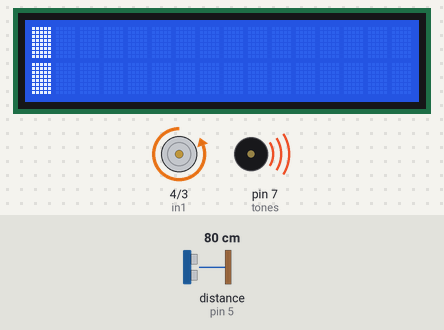
Simulated run of this sketch. Board: Arduino Uno, built with avr-gcc and run on an emulated ATmega328P. Shown: 16×2 character LCD, motor-driver pin pairs drawn as motors (green arrow = first pin HIGH = forward, orange = second pin HIGH = backward, longer = more drive, scaled by the enable pin), buzzer (waves = sounding). Wiring (inferred from the names in the program): ultrasonic range finder: trigger pin 6; echo pin 5. Inputs (shaded band) come from the test bench; at power-on: distance to the obstacle (sensor on pin 5) 80 cm. The echo pulse lasts 58.3 µs per cm; the modem accepts every AT command (registered, SIM ready, sends succeed) and sends nothing else; what the sketch prints to the serial monitor is not drawn.

Above: at 3.7 s.
3.8 s: distance to the obstacle (sensor on pin 5) set to 2 cm
At 5.1 s:
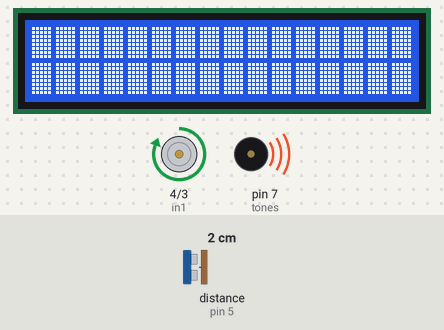
At 25.2 s:
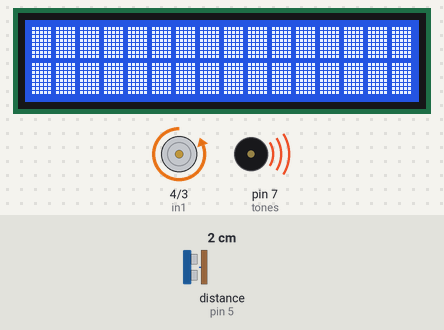
Timing chart, 0 to 25.9 s (numbered marks = the images above; inputs shaded):
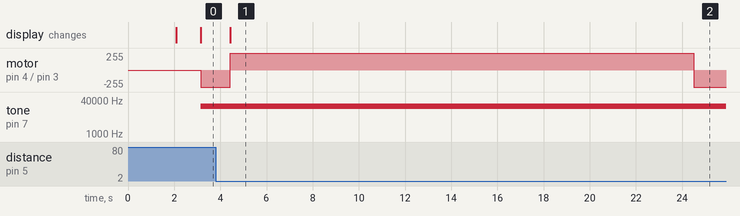

Measured:
- after the input at 3.8 s, motor on pin 4 (in1) / pin 3 (in2): backward 255/255 → forward 255/255 after 0.63 s, → backward 255/255 20.1 s later; the display: changes after 0.63 s (image 1)

The sketch:

finish.ino
```cpp
#include <LiquidCrystal_I2C.h>
#include <SoftwareSerial.h>

LiquidCrystal_I2C lcd(0x27, 16, 2);
SoftwareSerial esp(8, 9); // RX, TX

int tones = 7;
int ena = 2;
int in2 = 3;
int in1 = 4;
int echo = 5;
int trig = 6;

unsigned long time_previous[5], time_current[5];
int check = 0;
int trash = 0;
int percent = 0;

byte quadrilateral[8] = {
  B11111,
  B11111,
  B11111,
  B11111,
  B11111,
  B11111,
  B11111,
  B11111
};

void setup() {
  Serial.begin(9600);
  esp.begin(9600);
  pinMode(ena, OUTPUT);
  pinMode(in2, OUTPUT);
  pinMode(in1, OUTPUT);
  pinMode(trig, OUTPUT);
  pinMode(echo, INPUT);
  digitalWrite(ena, 255);
  lcd.begin();
  lcd.createChar(0, quadrilateral);
  logo();
  esp.println("AT+CIPSTART=\"TCP\",\"121.129.110.5\",80");
  for(int i = 0; i < 5; i++)
    time_previous[i] = millis();
}

void logo(){
  lcd.setCursor(0, 0);
  lcd.print("Freeze Compress");
  lcd.setCursor(2, 1);
  lcd.print("Trash Can v3");
  delay(2000);
  lcd.clear();
}

int set_trash(float dis){
  if(22 < dis && dis <= 24)
    trash = 1;
  else if(21 < dis && dis <= 22)
    trash = 2;
  else if(19 < dis && dis <= 21)
    trash = 3;
  else if(18 < dis && dis <= 19)
    trash = 4;
  else if(17 < dis && dis <= 18)
    trash = 5;
  else if(15 < dis && dis <= 17)
    trash = 6;
  else if(14 < dis && dis <= 15)
    trash = 7;
  else if(13 < dis && dis <= 14)
    trash = 8;
  else if(11 < dis && dis <= 13)
    trash = 9;
  else if(10 < dis && dis <= 11)
    trash = 10;
  else if(9 < dis && dis <= 10)
    trash = 11;
  else if(7 < dis && dis <= 9)
    trash = 12;
  else if(6 < dis && dis <= 7)
    trash = 13;
  else if(5 < dis && dis <= 6)
    trash = 14;
  else if(4 <= dis && dis <= 5)
    trash = 15;
  else if(dis <= 3)
    trash = 16;
  return trash;
}

void trash_size(int dis){
  for(int i = 0; i <= dis; i++){
    lcd.setCursor(i,0);
    lcd.write(byte(0));
    lcd.setCursor(i,1);
    lcd.write(byte(0));
  }
}

void loop() {
  for(int i = 0; i < 5; i++)
    time_current[i] = millis();

  digitalWrite(trig, LOW);
  if(time_current[0] - time_previous[0] >= 2){
    time_previous[0] = time_current[0];
    digitalWrite(trig, HIGH);
  }
  if(time_current[1] - time_previous[1] >= 10){
    time_previous[1] = time_current[1];
    digitalWrite(trig, LOW);
  }
  float dis = ((float)(340*pulseIn(echo, HIGH))/10000)/2; //쓰레기양 구하기

  if(dis > 1){
    Serial.print("dis :");
    Serial.println(dis);
    trash = set_trash(dis);
    if(time_current[2] - time_previous[2] >= 200){
      time_previous[2] = time_current[2];
      lcd.clear();
      trash_size(trash);
    }
    percent = (float)((int)(trash))/16*100; //LED 표시 후 퍼센트
    Serial.print("percent :");
    Serial.println(percent);
  }
  if(80 < percent && percent <= 100 && !check){
      digitalWrite(in1, HIGH);
      digitalWrite(in2, LOW);
      delay(20000);
      check = 1;
    }
  else{
    digitalWrite(in1, LOW);
    digitalWrite(in2, HIGH);
  }

  if(time_current[3] - time_previous[3] >= 300000){
    time_previous[3] = time_current[3];
    check = 0;
  } //시간 측정 후 압축
  tone(tones,20000);
  Serial.print("check :");
  Serial.println(check);

  if(time_current[4] - time_previous[4] >= 1000){
    time_previous[4] = time_current[4];
    if(percent < 100){
      String sendnum = "GET /iot/?title=%EB%8F%99%EA%B5%AD%EB%8C%80%EC%9E%85%EA%B5%AC%EC%95%B0%EB%B0%B0%EC%84%9C%EB%8D%94%ED%98%B8%ED%85%94&amount="+String(percent)+"&x=37.5597717&y=127.0026102 HTTP/1.1";
      int lengg = sendnum.length() + 4;
      String cipsend = "AT+CIPSEND="+String(lengg);
      esp.println(cipsend);
      esp.println(sendnum);
      esp.println();
    }
  } //data send
}
```
